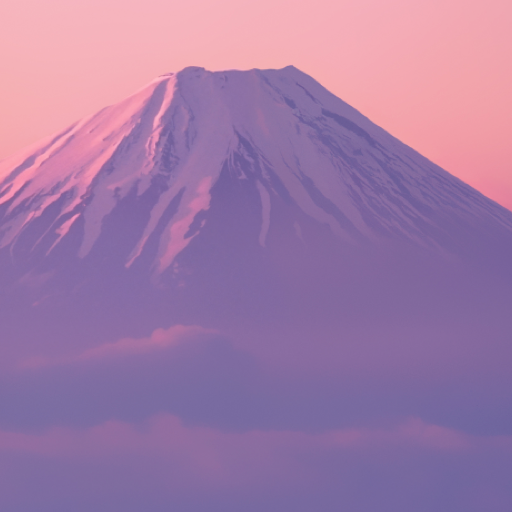
%> input picture Pyramid - Kernels Version/fuji.png, 512 x 512 px
$ octave PyramidScript.m   (GNU Octave 9; MATLAB toolbox functions it lacks are replaced by stand-ins)
%> lines starting %> are read from the running program, lines starting %| are printed output that depends on the picture
%> further down, A is the input picture: size 512x512x3 uint8; mean R, G, B 160.3, 122.6, 165.4
### Pyramid - Kernels Version/pyramidA.m
function [ out_image ] = pyramidA( in_image, levels, kernel )
%> called with levels = 3
% PYRAMIDA performs the analysis process in the generation of a Pyramid.
%
% Parameters:
%   in_image - Input image (dimensions NxM - We assume that N and M
%              are power of 2)
%   levels   - Number of levels of the pyramid (0: input == output)
%   kernel   - Kernel used for filtering the image
%
% Output:
%   out_image - Output image (dimensions [N/(2^levels)]x[M/(2^levels)])
%
% The steps of the analysis process are:
%   1. Apply a filter to the image (to reduce the aliasing);
%   2. Downsample the image obtained;
%   3. Repeat the steps 1 and 2 for 'levels' times.


% Read the dimensions of the input image
in_image_dim = size(in_image);
%> in_image_dim = [512 512 3]
N = in_image_dim(1)    % # of rows
%> N = 512
M = in_image_dim(2)    % # of cols
%> M = 512
% In case of an RGB image, then there are 3 dimensions, 1 otherwise
Z = length(size(in_image))
%> Z = 3
if Z < 3
    Z = 1
end

% Convert the elements from int in the range [0, 255] to double in the
% range [0, 1], to avoid the loss of information in the filtering phase
in_image = double(in_image)/255;

% output matrix
out_image = in_image;
if levels == 0
    return
end

for i=1:levels      % Repeat for the number of levels

    % Matrix for temporary results
    temp_image = zeros(N,M,Z);

    for j=1:Z       % Go through the channels of the image (1 or 3)
        % Convolve the channel j with the filter
        temp_image(:,:,j) = imfilter(out_image(:,:,j), kernel);
    end

    % New dimensions
    N = N/2;
    M = M/2;

    % Set the dimensions for the output image
    out_image = zeros(N,M,Z);

    for k=1:N
        for l=1:M
            for j=1:Z
                % Perform the downsampling
                out_image(k,l,j) = temp_image(2*k,2*l,j);
            end
        end
    end

    % Show the pyramid
     figure;
     imshow(out_image);

end
%> this loop made 3 passes
%> pass 1, in pyramidA, `imshow(out_image);`:
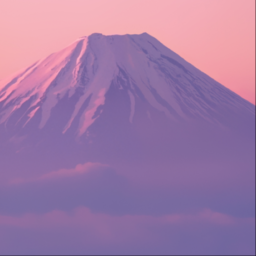
%> displayed picture: size 256x256x3, on the screen's scale of 0 to 255; mean R, G, B 159.8, 122.2, 164.9
%> pass 2, in pyramidA, `imshow(out_image);`:
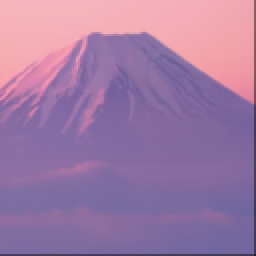
%> displayed picture: size 128x128x3, on the screen's scale of 0 to 255 (shown 2 times larger); mean R, G, B 159, 121.6, 164.2
%> after the loop:
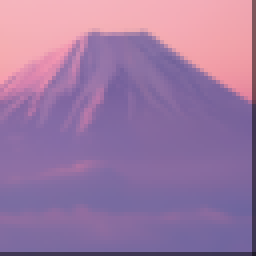
%> out_image: size 64x64x3 double (shown 4 times larger); mean R, G, B 0.617, 0.472, 0.638
%> after the loop:
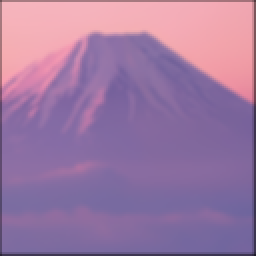
%> temp_image: size 128x128x3 double (shown 2 times larger); mean R, G, B 0.618, 0.473, 0.639

end

### Pyramid - Kernels Version/pyramidS.m
function [ out_image ] = pyramidS( in_image, levels, interpolation )
%> called with levels = 3, interpolation = 'bilinear'
% PYRAMIDS performs the syntesis process in the generation of a Pyramid.
%
% Parameters:
%   in_image      - Input image (dimensions NxM)
%   levels        - Number of levels of the pyramid (0: input == output)
%   interpolation - Method uses for interpolation
%                   'nearest'  - Nearest-neighbor
%                   'bilinear' - Bilinear
%                   'bicubic'  - Bicubic
%
% Output:
%   out_image - Output image (dimensions [N*(2^levels)]x[M*(2^levels)])

% output matrix
out_image = in_image;
if levels == 0
    return
end

for i=1:levels      % Repeat for the number of levels

    out_image = imresize(out_image,2,interpolation);

    % Show the pyramid
    figure;
    imshow(out_image);

end
%> this loop made 3 passes
%> pass 3, in pyramidS, `out_image = imresize(out_image,2,interpolation);`:
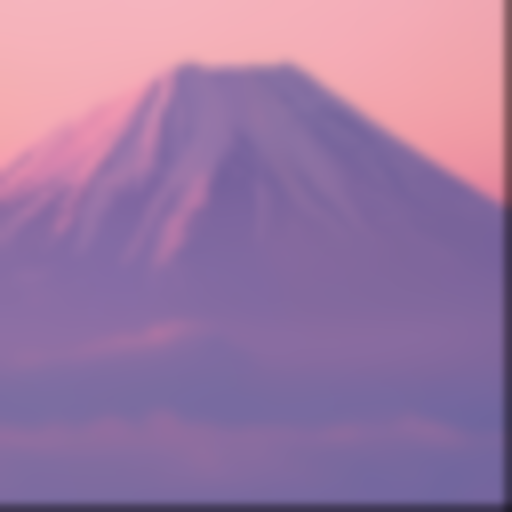
%> out_image: size 512x512x3 double; mean R, G, B 0.617, 0.472, 0.638

end

### Pyramid - Kernels Version/PyramidScript.m
clear all; close all;

% Read an image
A = imread('fuji.png');
% Show the image
figure;
imshow(A);

% Choose the kernel

%No kernel
% k = [1];

% Average
% k = [1/4,1/4; 1/4,1/4];

% Gaussian kernel nxm with sigma s
 k = fspecial('gaussian',[3 3], 2);

% Choose the number of levels of the pyramid
l = 3;

% Analysis Pyramid
B = pyramidA(A,l,k);

C = pyramidS(B, l, 'bilinear');
